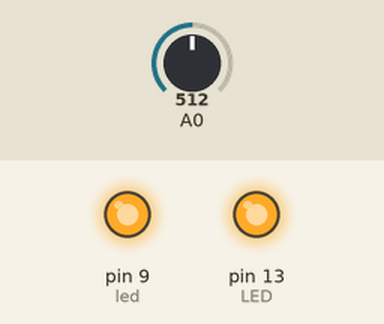
Recording of a sketch running on a simulated Arduino Uno, built with avr-gcc and run on an emulated ATmega328P. On the bench: output pins drawn as LEDs (lit = HIGH). The test bench sets the inputs (shaded band); at power-on: A0 = 512. What the sketch prints to the serial monitor is not drawn.

Above: at 2.3 s.
2.4 s: A0 set to 1010
At 4.4 s:
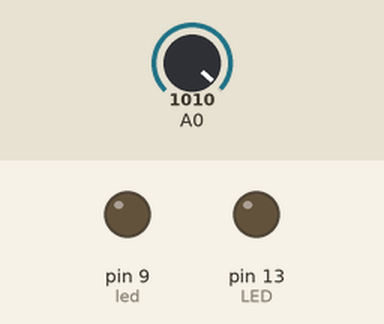
5.0 s: A0 set to 515
7.1 s: A0 set to 491
At 9.3 s:
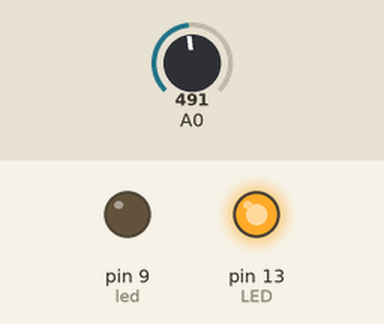
9.8 s: A0 set to 1023
At 11.1 s:
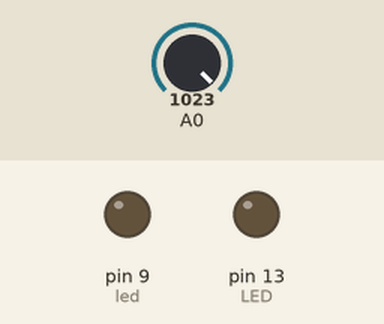
Timing chart, 0 to 12.8 s (numbered marks = the images above; inputs shaded):
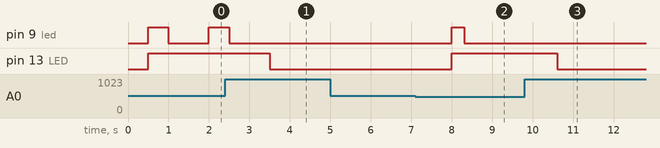

Measured:
- the behaviour switches between 500 and 499 on A0 (found by bisection; images 1 and 2)
- after the input at 2.4 s, pin 9 (led): goes on until 2.5 s, then stays LOW; pin 13 (LED): HIGH → LOW after 1.1 s
- after the input at 5.0 s, every drawn part: stays the same
- after the input at 7.1 s, pin 9 (led): LOW → HIGH after 0.90 s, → LOW 0.30 s later; pin 13 (LED): LOW → HIGH after 0.90 s
- after the input at 9.8 s, pin 13 (LED): HIGH → LOW after 0.80 s

The sketch:

Flujo.ino
```cpp
int LED=13;
int led=9;
int x=2;
int lectura;
void setup() {
pinMode(LED, OUTPUT);
pinMode(led,OUTPUT);
Serial.begin(9600);
}
void loop() {
lectura = analogRead(0);
Serial.print(lectura);
delay(500);
if(lectura<1000 && x==2)
{
  digitalWrite(LED,HIGH);
  digitalWrite(9,HIGH);
delay (500);
   digitalWrite(9,LOW);
   delay (500);
    }
if(lectura>1000)
  {
    digitalWrite(LED,LOW);
    digitalWrite(9,LOW);
    x=1;
    }
 if(lectura<500 && x==1)
 {
  digitalWrite(LED,HIGH);
  digitalWrite(9,HIGH);
delay (300);
   digitalWrite(9,LOW);
   delay (300);
   x=0;
 }
 if (lectura>500 && x==0)
 {
  digitalWrite(LED,HIGH);
  digitalWrite(9,HIGH);
delay (100);
   digitalWrite(9,LOW);
   delay (100);
 }
}
```
